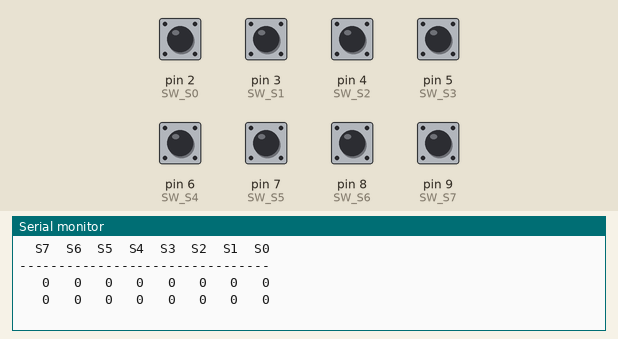
This sketch was run on a simulated Arduino Uno, built with avr-gcc and run on an emulated ATmega328P. On the bench: the last lines printed to the serial monitor. Inputs (shaded band) come from the test bench; at power-on: pin 2 (SW_S0), pin 3 (SW_S1), pin 4 (SW_S2), pin 5 (SW_S3), pin 6 (SW_S4), pin 7 (SW_S5), pin 8 (SW_S6), pin 9 (SW_S7) LOW.

Above: at 1.8 s.
1.9 s: pin 2 (SW_S0) pulled HIGH for 0.6 s
At 2.7 s:
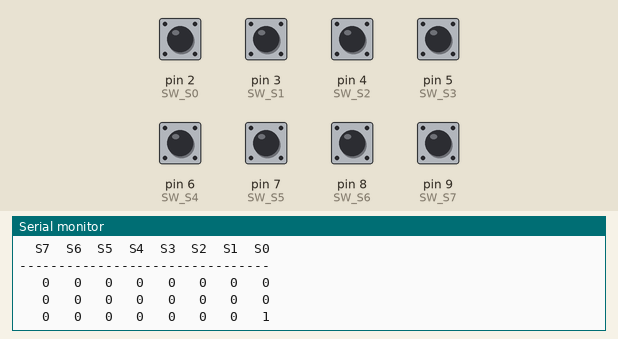
4.0 s: pin 3 (SW_S1) pulled HIGH for 0.6 s
At 4.9 s:
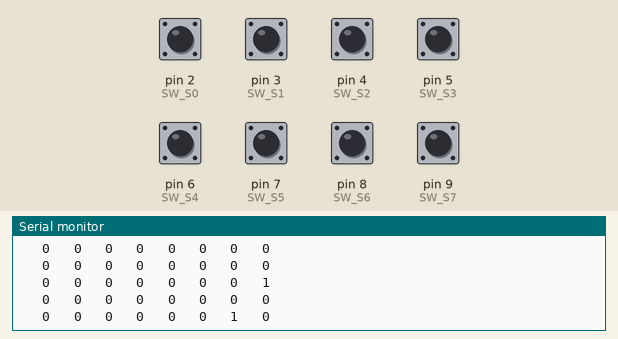
7.6 s: pin 4 (SW_S2) pulled HIGH for 0.6 s
At 8.6 s:
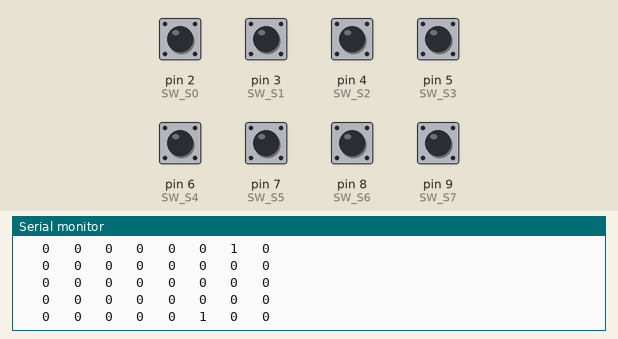
9.7 s: pin 5 (SW_S3) pulled HIGH for 0.6 s
At 10.4 s:
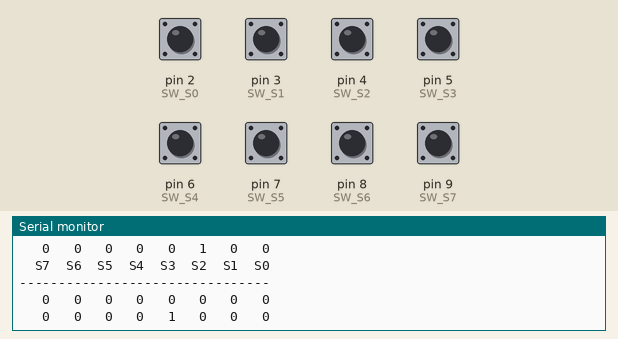
11.8 s: pin 6 (SW_S4) pulled HIGH for 0.6 s
At 12.9 s:
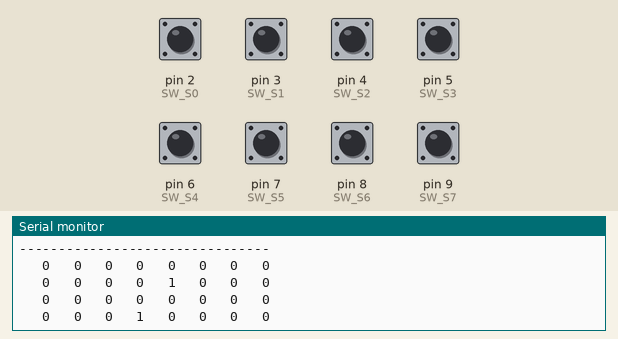
13.9 s: pin 7 (SW_S5) pulled HIGH for 0.6 s
At 14.8 s:
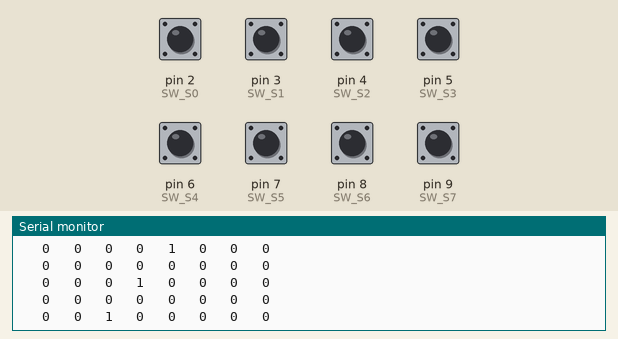

The sketch:

ngt_8bit_dip_switch.ino
```cpp
// Faya-Nugget Sample Code
// Date: 2015/01/27
// Module Name: 8-bit DIP Switch
// Module Number: #ngt-di-dip8-1A
// Description: Show the status of  DIP switch in serial monitor.

// Wiring: Module Pin ==> Arduino Pin
//                 S0 ==> D2
//                 S1 ==> D3
//                 S2 ==> D4
//                 S3 ==> D5
//                 S4 ==> D6
//                 S5 ==> D7
//                 S6 ==> D8
//                 S7 ==> D9

// define pins
#define SW_S0 2
#define SW_S1 3
#define SW_S2 4
#define SW_S3 5
#define SW_S4 6
#define SW_S5 7
#define SW_S6 8
#define SW_S7 9

void setup()
{
  //setup uart baud rate.
  Serial.begin(9600);
  //initialize the digital pin as an output.
  pinMode(SW_S0, INPUT);
  pinMode(SW_S1, INPUT);
  pinMode(SW_S2, INPUT);
  pinMode(SW_S3, INPUT);
  pinMode(SW_S4, INPUT);
  pinMode(SW_S5, INPUT);
  pinMode(SW_S6, INPUT);
  pinMode(SW_S7, INPUT);

  Serial.println("  S7  S6  S5  S4  S3  S2  S1  S0");
  Serial.println("--------------------------------");
}

int count=1;
int table[8]={0,0,0,0,0,0,0,0};

void loop()
{
    if(digitalRead(SW_S7) == HIGH)        //DIP switch S7 in HIGH
      table[7]=1;
    else if(digitalRead(SW_S7) == LOW)    //DIP switch S7 in LOW
      table[7]=0;

    if(digitalRead(SW_S6) == HIGH)        //DIP switch S6 in HIGH
      table[6]=1;
    else if(digitalRead(SW_S6) == LOW)    //DIP switch S6 in LOW
      table[6]=0;

    if(digitalRead(SW_S5) == HIGH)        //DIP switch S5 in HIGH
      table[5]=1;
    else if(digitalRead(SW_S5) == LOW)    //DIP switch S5 in LOW
      table[5]=0;

    if(digitalRead(SW_S4) == HIGH)        //DIP switch S4 in HIGH
      table[4]=1;
    else if(digitalRead(SW_S4) == LOW)    //DIP switch S4 in LOW
      table[4]=0;

    if(digitalRead(SW_S3) == HIGH)        //DIP switch S3 in HIGH
      table[3]=1;
    else if(digitalRead(SW_S3) == LOW)    //DIP switch S3 in LOW
      table[3]=0;

    if(digitalRead(SW_S2) == HIGH)        //DIP switch S2 in HIGH
      table[2]=1;
    else if(digitalRead(SW_S2) == LOW)    //DIP switch S2 in LOW
      table[2]=0;

    if(digitalRead(SW_S1) == HIGH)        //DIP switch S1 in HIGH
      table[1]=1;
    else if(digitalRead(SW_S1) == LOW)    //DIP switch S1 in LOW
      table[1]=0;

    if(digitalRead(SW_S0) == HIGH)        //DIP switch S0 in HIGH
      table[0]=1;
    else if(digitalRead(SW_S0) == LOW)    //DIP switch S0 in LOW
      table[0]=0;

    for(int i=7;i>=0;i--)                //Show DIP switch status
    {
       Serial.print("   ");
       Serial.print(table[i]);
    }
    Serial.println();
    delay(1000);
    count++;

    if(count==10)
    {
       Serial.println();
       Serial.println("  S7  S6  S5  S4  S3  S2  S1  S0");
       Serial.println("--------------------------------");
       count=1;
    }

}
```

Measured:
- after the input at 1.9 s, the serial monitor: prints a new line after 0.14 s (image 1)
- after the input at 4.0 s, the serial monitor: prints a new line at once (image 2)
- after the input at 7.6 s, the serial monitor: prints a new line after 0.44 s (image 3)
- after the input at 9.7 s, the serial monitor: prints a new line after 0.39 s (image 4)
- after the input at 11.8 s, the serial monitor: prints a new line after 0.29 s (image 5)
- after the input at 13.9 s, the serial monitor: prints a new line after 0.19 s (image 6)
